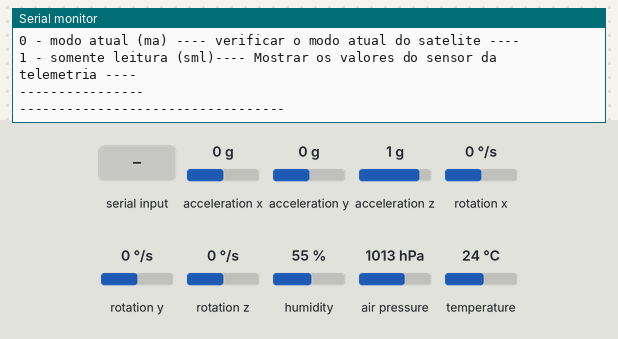
The sketch below on a simulated Arduino Uno, built with avr-gcc and run on an emulated ATmega328P. Shown: the last lines printed to the serial monitor. Inputs (shaded band) come from the test bench; at power-on: air pressure 1013 hPa, acceleration x 0 g, acceleration y 0 g, acceleration z 1 g, rotation x 0 °/s, rotation y 0 °/s, rotation z 0 °/s, humidity 55 %, temperature 24 °C.

Above: at 4.2 s.
4.3 s: "ma\n" received over Serial
At 5.0 s:
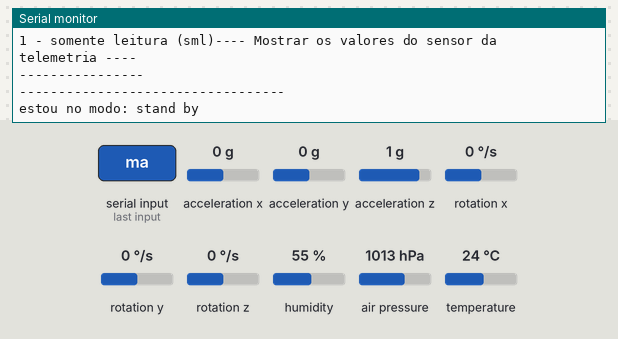
5.8 s: "sml\n" received over Serial
At 5.94 s:
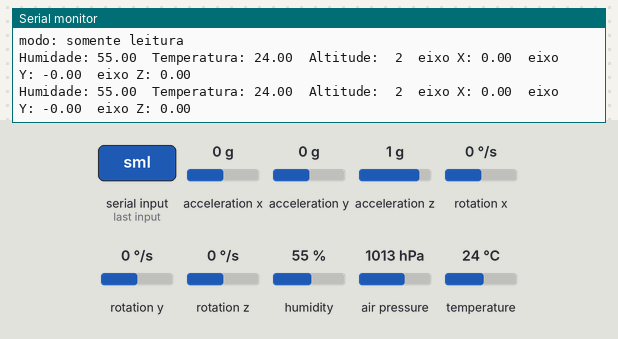
7.3 s: "modo atual\n" received over Serial
At 8.2 s:
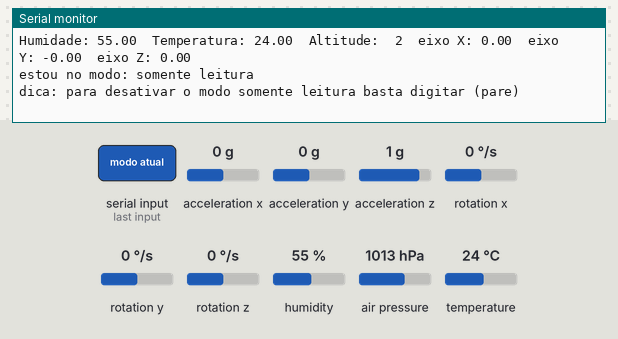
8.8 s: air pressure set to 952 hPa
At 8.91 s:
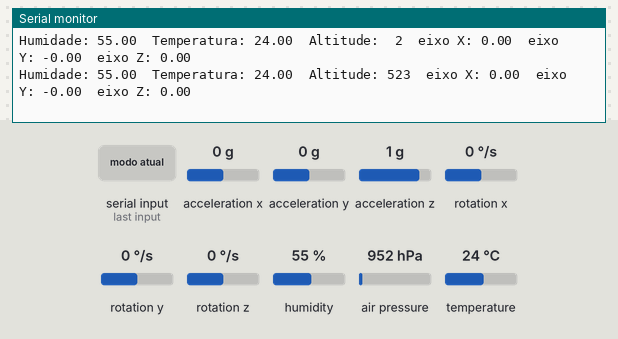
10.8 s: "standby\n" received over Serial
At 11.2 s:
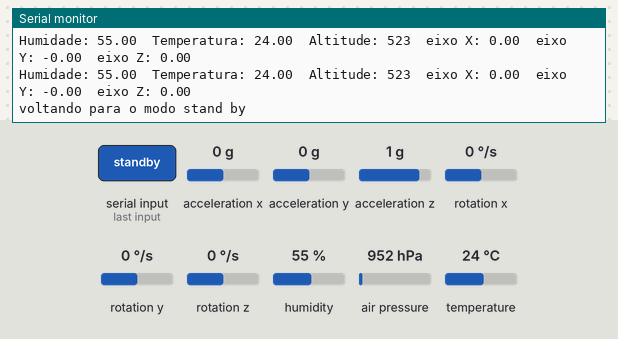

The sketch:

S.O_satelite_Seoil_v1.0.ino
```cpp
//=========================Bibliotecas===============================//
#include <FS.h>
#include <MPU6050_tockn.h>
#include <Wire.h>
//#include "MS5611.h"
//#include "SPIFFS.h"
#include <Adafruit_Sensor.h>
#include <Adafruit_BMP280.h>
#include "DHT.h"

//=========================variaveis===============================//

int modo_atual = 0; //variavel que muda o estado do satélite

// sensores //

//----------eixos do giroscopio-------------//
double vertical;
double horizontal;
double eixoz;

double altitude;
//-----------objetos------------//
MPU6050 mpu6050(Wire);
Adafruit_BMP280 bmp; //OBJETO DO TIPO Adafruit_BMP280 (I2C)
#define DHTPIN 2
#define DHTTYPE DHT11
DHT dht(DHTPIN, DHTTYPE);
//----------//
uint32_t start;
uint32_t stop;
//----------//


//========================setup================================//

void setup() {

  Serial.begin(115200);

  Serial.println("wire begin");
  Wire.begin();

  Serial.println("MPU6050 begin");
  mpu6050.begin();

  Serial.println("bmp begin");
  bmp.begin(0x76);

  Serial.println("DHT11 begin");
  dht.begin();

  Serial.println("mpu calculando");
  mpu6050.calcGyroOffsets(true);


  //openFS();
  for(int i = 0; i <= 20; i++){
        Serial.println(" ");
  }
  Serial.println("----------------------------------");
  Serial.println("");
  Serial.println("Bem vindo ao sistema operacional seoil v1.0");
  Serial.println("");
  Serial.println("----comandos----");
  Serial.println("- Reset (rst) ---- resetar o satelite ----");
  Serial.println("- standby (stnd)  ---- utilize esse comando para voltar ao modo stand by ----");
  Serial.println("0 - modo atual (ma) ---- verificar o modo atual do satelite ----");
  Serial.println("1 - somente leitura (sml)---- Mostrar os valores do sensor da telemetria ----");
  Serial.println("----------------");
  Serial.println("");
  Serial.println("----------------------------------");
  Serial.println("");
}

//===========================loop=============================//

void loop()
{
  if(Serial.available())
  {
    Verificar_comandos();
  }
  if(modo_atual == 1)
  {
    calcular_eixos_giroscopio();
    altitude == bmp.readAltitude(1013.25);
    float h = dht.readHumidity();
    float t = dht.readTemperature();

    Serial.print("Humidade: " + String(h) + '\t' + "Temperatura: " + String(t)+ '\t');
    Serial.print("Altitude: " + String(bmp.readAltitude(1013.25),0 ) + '\t');
    Serial.println("eixo X: " + String(mpu6050.getAngleX()) + '\t' + "eixo Y: " + String(mpu6050.getAngleY()) + '\t' + "eixo Z: " + String(mpu6050.getAngleZ()));
    delay(100);
  }


}
```

codigos_inutilizados.ino
```cpp
/*
// variaveis de fisico //
long ler = 0; // essa variavel define quando o esp vai ler
int bota = 02; // porta de entrada do botão [ler]
int led = 13; // liga / desliga led
int desl = 0; //liga / desliga o modo somente leitura
int maxmetros;
int botas = 14;
//-----------------------//
int voo = 0; // coordenada [y]
String ant; // string valor anterior
int maximovoo = 1;
int comp;
*/

/*
//-------------------------botão-------------------------------//

    int lig = digitalRead(bota); // variavel estado do botão (NÃO MEXER)
    if(lig == 1 && desl == 0)
    {
      if(ler == 0 && voo < maximovoo)
      {
        ler = 1;
        Serial.println("ler = 1");
      }
      else if(ler == 1)
      {
        Serial.println("ainda lendo...");
      }
      else
      {
        led01();
      }
    }

//-----------------------gravando os arquivos---------------------------------//
if (desl == 0)
{
  if(ler == 1)//O INT LER É PARA COMEÇAR A LEITURA
  {
    ant =( ant + '\n' + "------------" + "VOO " + String(voo + 1) + "------------" ); //mostrar valor do voo

    ant = (ant + '\n' + "barometro inicio: " + String(bmp.readAltitude(1013.25),0));
    ant = (ant + '\n' + "bar" + '\t' + "Ax" + '\t' + "Ay" + '\t' + "Az" + '\t' + "Gx" + '\t' + "Gy" + '\t' + "Gz" );

    for(int i = 0; i <= 150 ; i++)// i <= 150 //
    {
      ledH();
      delay(200);
      ledL();
      delay(200);
    }

    ledH();
    for(int i = 0; i <= 100 ; i++)
    {

      girinho();
      String sensores = ( String(bmp.readAltitude(1013.25),0) + '\t' + String(mpu6050.getAccX()) + '\t' + String(mpu6050.getAccY())+ '\t' + String(mpu6050.getAccZ()) + '\t' + String(horizontal) + '\t' + String(vertical) + '\t' + String(eixoz));
      String numero = (String(i) + '\t' );

      ant =(ant + '\n' + sensores);

      gravar(ant, "/leitura.txt");
      delay(100);
    }

    ledL();
    ant = (ant + '\n' + "----------------------------------------------");
    voo ++;
    gravar(String(voo),"/voos.txt");
    ler = 0;
    Serial.println("l.p");
  }

}
else //--- SOMENTE LEITURA
{
  //girinho();
  Serial.println(bmp.readAltitude(1013.25),0);
  //Serial.println(String(mpu6050.getAngleX()) + '\t' + String(mpu6050.getAngleY()) + '\t' + String(mpu6050.getAngleZ()));

}
}
//----------------------- sinais ---------------------------------//

void ledL() // led desliga
{
  digitalWrite(led,LOW);
}

void ledH() // led liga
{
  digitalWrite(led,HIGH);
}
*/
```

comandos.ino
```cpp
void Verificar_comandos(){
  String command = Serial.readStringUntil('\n');
  if(command == "ma" or command == "modo atual" or command == "0"){
    if(modo_atual == 0){
      Serial.println("estou no modo: stand by");
      Serial.println("");
    }
    if(modo_atual == 1){
      Serial.println("");
      Serial.println("estou no modo: somente leitura");
      Serial.println("dica: para desativar o modo somente leitura basta digitar (pare)");
      Serial.println("");
      delay(1000);
    }
  }
  if(command == "sml" or command == "somente leitura" or command == "1"){
    Serial.println("modo: somente leitura");
    Serial.println("");
    modo_atual = 1;
  }
  if(command == "standby" or command == "stnd"){
      Serial.println("");
      Serial.println("voltando para o modo stand by");
      Serial.println("");
      modo_atual = 0;
  }
  if(command == "reset" or command == "rst"){
    Serial.println("Sending Reset command");
    Serial.println(1/0);
  }
}

//=====================Comandos antigos=============================//
/*
   if (command == "ler" && desl == 0) // leitura ------------------
    {
      if(ler == 0 && voo < maximovoo)
      {
        ler = 1;
        Serial.println("ler = 1");
      }
      else if(ler == 1)
      {
        Serial.println("ainda lendo...");
      }
      else
      {
        led01();
      }
    }

    if (command == "fd")// formatar ------------------
    {
      ant = "";
      voo = 0;
      SPIFFS.remove("/voos.txt");
      SPIFFS.remove("/leitura.txt");
      Serial.println("disco formatado com sucesso!");
    }

    if (command == "rl")// relatorio ------------------
    {
       String leitura = leroarq("/leitura.txt");
       Serial.println(leitura);
    }

    if (command == "sml")// somente leitura ------------------
    {
       if(desl == 0)
       {
        desl = 1;
        delay(10);
       }
       else
       {
        desl = 0;
        delay(10);
       }

    }

    if (command == "?")// nao sei os comandos ------------------
    {
       Serial.println("comandos: ler - (ler os arquivos) | fd - (formatar disco) | rl - (relatorio dos voos) | ? - (exibir comandos) | voo - (numero de voos) | sml - (somente leitura liga/desliga)");
    }

    if (command == "voo")// voos ------------------
    {
       Serial.println("voos salvos: " + String(voo));
    }
    */
```

giroscopio.ino
```cpp
void calcular_eixos_giroscopio()
{
  mpu6050.update();
  horizontal = (atan2(mpu6050.getAngleX(),mpu6050.getAngleZ()) + PI) * RAD_TO_DEG;
  vertical = (atan2(mpu6050.getAngleX(),mpu6050.getAngleY()) + PI) * RAD_TO_DEG;
  eixoz =  (atan2(mpu6050.getAngleY(),mpu6050.getAngleZ()) + PI) * RAD_TO_DEG;
  //delay (500);
}
```

gravando_e_lendo.ino
```cpp
//=======================gravando e lendo=================================//
/*
//gravar arquivos no esp -----------------------------------
void gravar(String state, String path)
{
  File rFile = SPIFFS.open(path,"w+");
  if(!rFile)
  {
    Serial.println("erro 01 - arquivo nao encontrado");
  }
  else
  {
    rFile.println(state);
  }
  rFile.close();
}

// 1er os arquivos esp
String leroarq(String path) // ler o arquivo x
{
  File rFile = SPIFFS.open(path,"r");
  if(!rFile)
  {
    Serial.println("erro 01 - arquivo nao encontrado");
  }
  String content = rFile.readStringUntil('\r');
  //Serial.println(content);
  rFile.close();
  return content;
}

//abrir o spiffs -----------------------------------
void openFS(void){
  //Abre o sistema de arquivos
  if(!SPIFFS.begin()){
    Serial.println("\nErro ao abrir o sistema de arquivos");
  } else {
    Serial.println("\nSistema de arquivos aberto com sucesso!");
  }
}

  ant = leroarq("/leitura.txt");
  voo = leroarq("/voos.txt").toInt();
  Serial.println("voos salvos: " + String(voo));
  Serial.println ("somente leitura: "+String(desl));v
*/
```

Measured:
- after the input at 4.3 s, the serial monitor: prints a new line at once (image 1)
- after the input at 5.8 s, the serial monitor: prints a new line at once (image 2)
- after the input at 7.3 s, the serial monitor: prints a new line at once (image 3)
- after the input at 8.8 s, the serial monitor: prints a new line after 0.11 s (image 4)
- after the input at 10.8 s, the serial monitor: prints a new line after 0.07 s (image 5)
